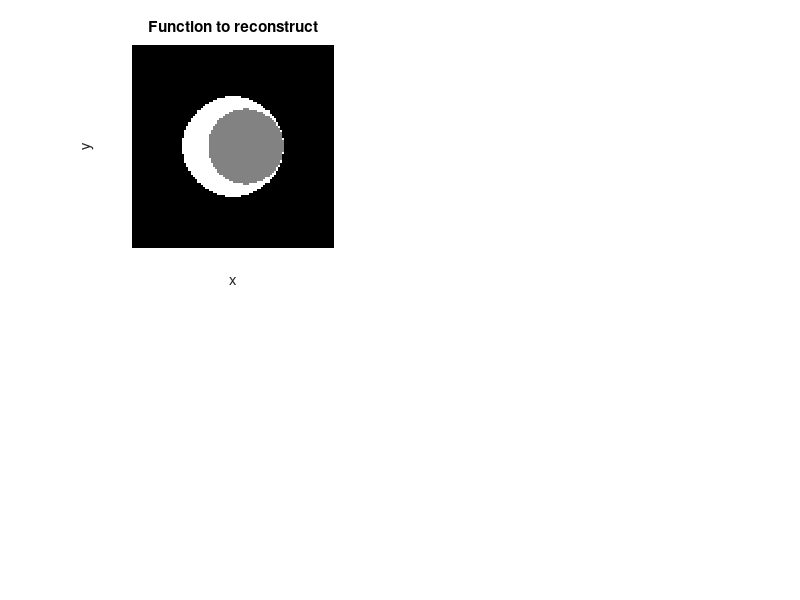

Write the MATLAB code that produced this figure. (Note: this script raises an error after producing the figure.)
%Sheet 4: Exercise 5
%Discrete Backprojection for crescent-chaped phantom
%Usage if Ram-Lak filter with F(w)=1
%Given Data of the form: (j*d,k*pi/N)
clear all
close all
%%1.) Set constant values
t=linspace(-1,1,41);% equivalent to j*d
d=0.05;%or d=1/M
M=1/0.05;
S=[18,36];
L=pi/d;%border for the shepp logan filter (Nyquist Theorem)
for i=1:2
    for e=1:2
   N=S(i); 
%%2.)First show the original function
x=linspace(-1,1,100);
y=x;
[X,Y]=meshgrid(x,y);
R=X.^2+Y.^2;
f=1*(R<=1/4)-1/2*((X-1/8).^2+Y.^2 <=9/64);
pic=figure('name',['Crescend-Shaped Backprojection  for N=' num2str(N) ' with convp' num2str(e)]);
subplot(2,2,1)
imshow(f,[0,1])
title('Function to reconstruct');
xlabel('x'); ylabel('y');

%% 3.) Radondata
theta=linspace(0,pi,N);%equivalent to k*pi/N
t=[-1:d:1];
[T,Theta]=meshgrid(t,theta);
Rf=radon_cs(T,Theta);

subplot(2,2,2)
imshow(Rf)
title('Radondata');
ylabel('\theta')
xlabel('t')
%% 4.)Filterdata
n=-20:20;
rlf=ift_rlf(L,n);


subplot(2,2,3)
 plot(rlf)
axis([0 40 -300 700])
title('F^{-1}Filter-data');
 axis on
 %NEXT STEP IS VERY IMPORTANT!!!!
rlf=[rlf(21:41) rlf(1:20)];


%% 5.)Convolution for every theta.
% h=Rf;

    if e==1
     for m=1:length(theta)
     h(m,:)=convp(rlf,Rf(m,:));
    end 
    else
        h=convp2(rlf,Rf);
    end
 %% 6.) %Compute the interpolation points t*.
 %choose grid
 xx=linspace(-1,1,100);
 yy=xx;
 [XX,YY]=meshgrid(xx,yy);
 l=zeros(length(theta),length(XX),length(YY));
 
 %For every theta we get a 100x100 matrix
 for k=1:length(theta)   
    
     l(k,:,:)=cos(theta(k))*XX+sin(theta(k))*YY;
        
 end
 Ih=l;
%%
%Interpolation of the wanted points for every theta.
%Given: values of the function on the points t*.
for m=1:N 
 Ih(m,:,:)=interp1(t,h(m,:),l(m,:,:),'linear');
end

%%
%7.)Apply the discrete backprojection in the interpolated points to find 
%the values of f at gridpoints (xm,ym)
[a,b,c]=size(Ih);
 for j=1:b
    for k=1:c
        Bh(k,j)=sum(Ih(:,k,j))/(2*N);
    end
 end

subplot(2,2,4)
 imshow(Bh,[])
 title('Backprojection');
 ylabel('y')
xlabel('x')
%save pictures
saveas(pic, ['Crescend-Shaped Backprojection  for N=' num2str(N) 'with convp' num2str(e)], 'png'); 
    end 
end